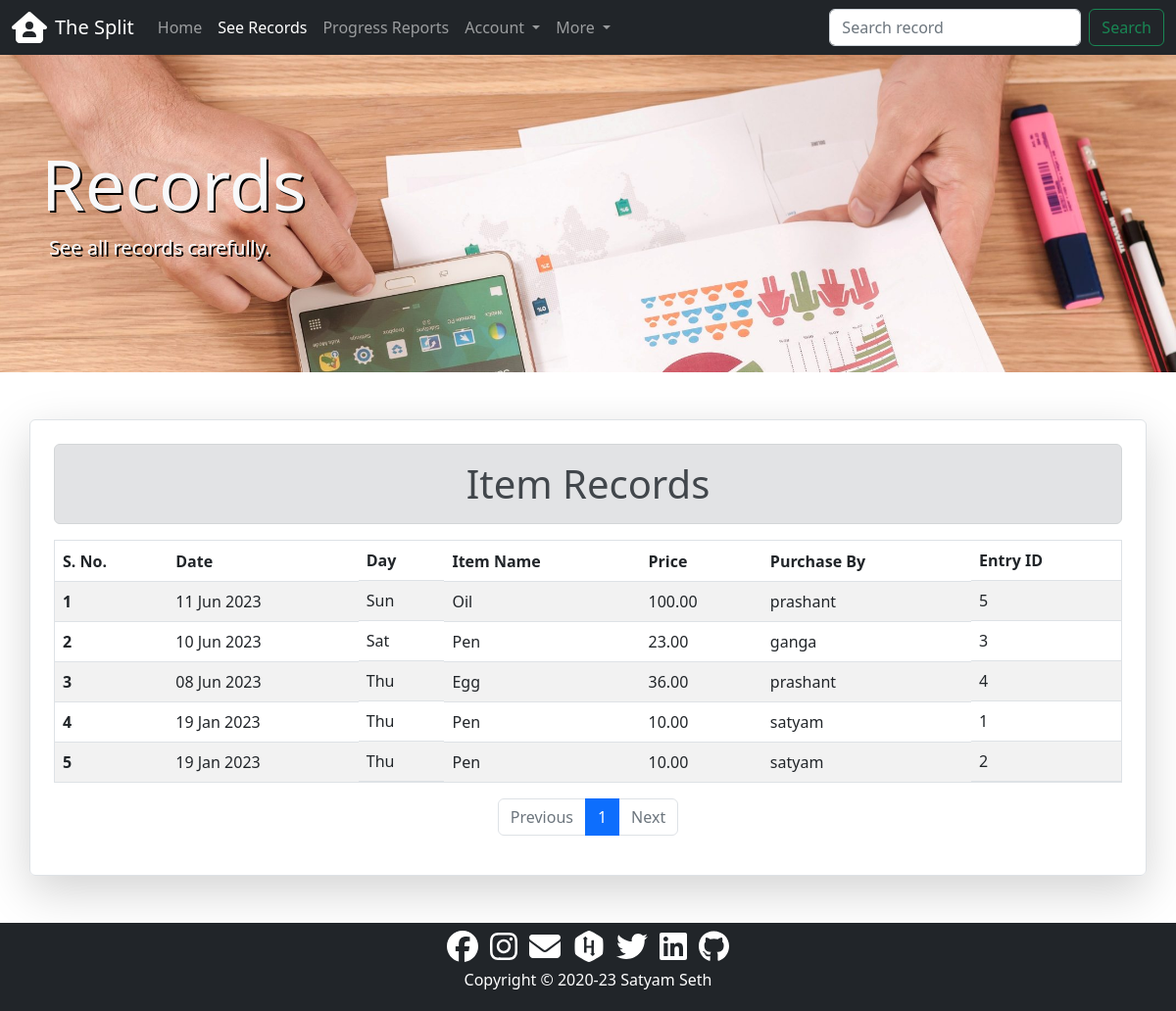
/records/records/, run on the app's committed database.
### records/models.py (models this page shows, shortened)
class Record(models.Model):
    item = models.CharField(max_length=50)
    price = models.DecimalField(
        decimal_places=2,
        max_digits=7,
        validators=[
            MinValueValidator(
                Decimal("0"),
            ),
            MaxValueValidator(
                Decimal("5000"),
            ),
        ],
    )
    purchaser = models.ForeignKey(
        to=settings.AUTH_USER_MODEL,
        on_delete=models.CASCADE,
        related_name="purchaser",
    )
    adder = models.ForeignKey(
        to=settings.AUTH_USER_MODEL,
        on_delete=models.SET_NULL,
        related_name="adder",
        null=True,
    )
    purchase_date = models.DateField()
    modified_on = models.DateTimeField(auto_now=True)
    created_on = models.DateTimeField(auto_now_add=True)

### records/views.py (the view)
# urls.py: path("records/", views.RecordListView.as_view(), name="records"),
class RecordListView(ListView):
    model = Record
    paginate_by = 20
    paginate_orphans = 10
    ordering = ["-purchase_date"]
    extra_context = {"records_active": "active"}

### records/templates/records/record_list.html (shortened to what this page needs)
{% extends 'core/base.html' %}
{% load static %}
{% block css %}
<link rel="stylesheet" href="{% static 'records/css/style.css' %}">
{% endblock %}
{% block content %}
<div class="container-fluid py-5 my-5 {% if records_active %} records {% endif %}" {% if not records_active %} style="background-image: url('{{user.profile.cover_photo.url}}');" {% endif %}>
  <div class="container py-5 text-light">
    <div>
      <h1 class="display-2">{{user.get_full_name|title}} Records</h1>
    </div>
    <div class="lead">
      <p class="ps-2">See all records carefully.</p>
    </div>
  </div>
</div>
<div class="container shadow-lg p-4 mb-5 rounded border">
  <h1 class="text-center alert alert-secondary">Item Records</h1>
  {% if record_list %}
  <div class="table-responsive">
    <table class="table table-hover table-striped border">
      <thead>
        <tr>
          <th scope="col">S. No.</th>
          <th scope="col">Date</th>
          <th scope="col" class="d-none d-sm-block">Day</th>
          <th scope="col">Item Name</th>
          <th scope="col">Price</th>
          <th scope="col">Purchase By</th>
          <th scope="col" class="d-none d-sm-block">Entry ID</th>
        </tr>
      </thead>
      <tbody>
        {% for record in record_list %}
        <tr>
          <th scope="row">{{forloop.counter0|add:page_obj.start_index }}</th>
          <td>{{record.purchase_date|date:"d M Y"}}</td>
          <td class="d-none d-sm-block">{{record.purchase_date|date:"D"}}</td>
          <td>{{record.item|capfirst}}</td>
          <td>{{record.price}}</td>
          <td>{{record.purchaser}}</td>
          <td class="d-none d-sm-block">{{record.id}}</td>
        </tr>
        {% endfor %}
      </tbody>
    </table>
    <div>
      {% include 'core/pagination.html' %}
    </div>
  </div>
  {% else %}
  <h4 class="text-center alert alert-warning">No Records Found</h4>
  {% endif %}
</div>
{% endblock content %}

### records/static/records/css/style.css (style rules this page uses)
.records { background-image: url("../images/records.jpg"); background-color: dimgrey; background-size: cover; height: 100%; text-shadow: 2px 2px black; }

### data on the page
Record: purchase_date "11 Jun 2023", purchase_date "Sun", item "Oil", price "100.00", purchaser "prashant", id "5"
Record: purchase_date "10 Jun 2023", purchase_date "Sat", item "Pen", price "23.00", purchaser "ganga", id "3"
Record: purchase_date "08 Jun 2023", purchase_date "Thu", item "Egg", price "36.00", purchaser "prashant", id "4"
Record: purchase_date "19 Jan 2023", purchase_date "Thu", item "Pen", price "10.00", purchaser "satyam", id "1"
Record: purchase_date "19 Jan 2023", purchase_date "Thu", item "Pen", price "10.00", purchaser "satyam", id "2"

### other printed values
{{ i }} "1"
